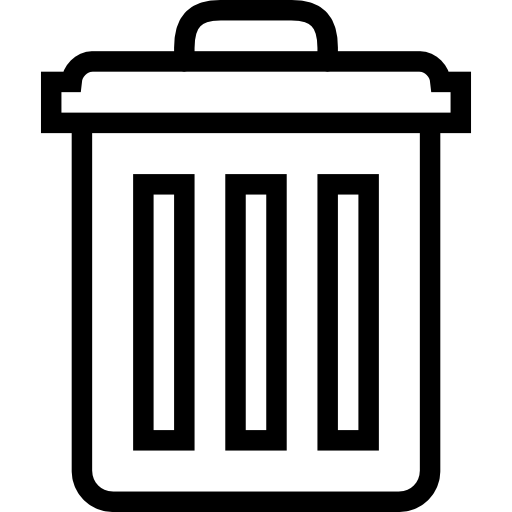
#> input picture icons/trash.png, 512 x 512 px, found by its file name
$ python copymanager_widget.py   (older library calls are emulated)
#> lines starting #> are read from the running program, lines starting #| are printed output that depends on the picture
### widgets/canvas/lens/lens.py
import numba
from PIL import Image
import numpy as np
from .distancemodes import calculation_methods

@numba.njit(fastmath=True)
def get_mask_array(d, ratio, start_value, end_value, point_brightness):
    r = int(d//2)
    start_point = r * ratio + 1
    end_point = r
    lenght = end_point - start_point
    start_value = int(start_value * 2.55)
    end_value = int(end_value * 2.55)
    r = int(d//2)
    out = np.zeros((d, d), dtype=np.uint8)
    for x in range(1, r + 1):
        for y in range(x, r + 1):
            distance = point_brightness(x, y, r)
            val = 0
            if distance <= end_point:
                val = start_value if distance <= start_point else lerp(start_value, end_value, (distance - start_point) / lenght )
            out[x][y] = out[-x - 1][y] = out[-x - 1][-y - 1] = out[x][-y - 1] = out[y][x] = out[-y - 1][x] = \
                out[-y - 1][-x - 1] = out[y][-x - 1] = val
    return out

@numba.njit(fastmath=True)
def lerp(s, e, a):
    return (1 - a)*s + e*a

class Lens:
    def __init__(self):
        self((0, 300, 2/3, 88, 1)) #initiate standart lens

    def __call__(self, gen):
#> called with gen = (0, 300, 0.667, 88, 1)
        self._mask, self._diameter = self.get_mask(gen)
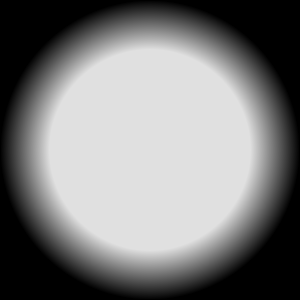
#> self._mask: PIL image 300x300 L; min 0, max 224, mean 123.7

    mask = property(lambda self: self._mask, __call__)

    def get_mask(self, gen):
        mode, d, ratio, start_value, end_value = tuple(gen)
        diameter = int(d)
        mode = calculation_methods[mode]
        return Image.fromarray(get_mask_array(diameter, ratio, start_value, end_value, mode), 'L'), diameter


lens = Lens()

### widgets/canvas/lens/distancemodes.py
import numba


@numba.njit(fastmath=True)
def euclidian(x, y, r):
    return ((r - x) ** 2 + (r - y) ** 2) ** 0.5


@numba.njit(fastmath=True)
def chebyshev(x, y, r):
    return max(abs(r - x), abs(r - y))


@numba.njit(fastmath=True)
def combine(x, y, r):
    return 0.5 * (euclidian(x, y, r) + chebyshev(x, y, r))


@numba.njit(fastmath=True)
def canverra(x, y, r):
    return r * (abs(r - x) / (abs(x) + r) + abs(r - y) / (abs(y) + r))


@numba.njit(fastmath=True)
def taxicab(x, y, r):
    return abs(r - x) + abs(r - y)


# [8 lines left out: function cosine, not called in this run]


calculation_methods = {
    0: euclidian,
    1: chebyshev,
    2: combine,
    3: canverra,
    4: taxicab,
    5: cosine
}

### apps/copy_manager/copymanager_widget.py
from tkinter import Frame, Scrollbar, Canvas, Label, Toplevel
from PIL import Image, ImageTk

from widgets.canvas.customcanvas import BaseCanvas

import numpy as np
import os
import re
import PIL.ImageOps


class CreateToolTip(object):
    """
    create a tooltip for a given widget
    """
    # [10 lines left out: function __init__, not called in this run]

    def enter(self, event=None):
        self.schedule()

    def leave(self, event=None):
        self.unschedule()
        self.hidetip()

    def schedule(self):
        self.unschedule()
        self.id = self.widget.after(self.waittime, self.showtip)

    # [25 lines left out: functions unschedule, showtip, hidetip, not called in this run]

format_bytes = lambda b: f'{round(b/2**20, 2)} MB' if b > 2**20 else f'{round(b/2**10, 1)} KB'
file_is_copy = lambda file: re.findall(r'\(\d+\)', file)  # check for file is copy

default = {'bg': '#1f1f22', 'bd': 0, 'highlightthickness': 1, 'relief': 'ridge', 'insertwidth': 10}

trash_im = Image.open('./icons/trash.png').convert('RGBA').resize((64, 64))
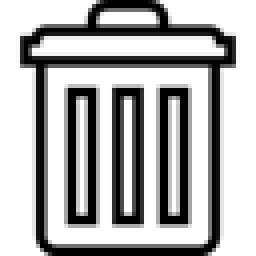
#> trash_im: PIL image 64x64 RGBA (shown 4 times larger); mean R, G, B, A 0, 0, 0, 79; transparent parts drawn white
r, g, b, a = trash_im.split()
#> r: PIL image 64x64 L; every value is 0
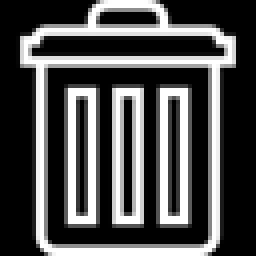
#> a: PIL image 64x64 L (shown 4 times larger); min 0, max 255, mean 79
rgb_image = Image.merge('RGB', (r, g, b))
#> rgb_image: PIL image 64x64 RGB; every value is 0
inverted_image = PIL.ImageOps.invert(rgb_image)
#> inverted_image: PIL image 64x64 RGB; every value is 255
r2, g2, b2 = inverted_image.split()
#> r2: PIL image 64x64 L; every value is 255
reversed_trash_im = Image.merge('RGBA', (r2, g2, b2, a))


class SpecialCanvas(BaseCanvas):

    # [36 lines left out: functions __init__, update_image, not called in this run]

    def choose(self, event=None):
        self._switch = not self._switch
        self.update_image()

    # [26 lines left out: function guess_delete, not called in this run]


class ChooseBlock(Frame):
    # [38 lines left out: functions __init__, mark_weaker, remove, not called in this run]


class Scrollable(Frame):
    # [22 lines left out: function __init__, not called in this run]

    def scroll(self, e):
        self.canvas.yview_scroll(int(-e.delta/120), "units")
        self.canvas.configure(scrollregion=self.canvas.bbox('all'))

    # [8 lines left out: function fill_set, not called in this run]

    def __fill_canvas(self, event):
        self.canvas.itemconfig(self.windows_item, width = event.width)

    # [12 lines left out: function smart_remove, not called in this run]

    def smart_mark(self):
        [b.mark_weaker() for b in self._set]

    def clear(self):
        while self._set:
            self._set.pop().pack_forget()

$ run again, with icons/sorting.png copied over icons/trash.png
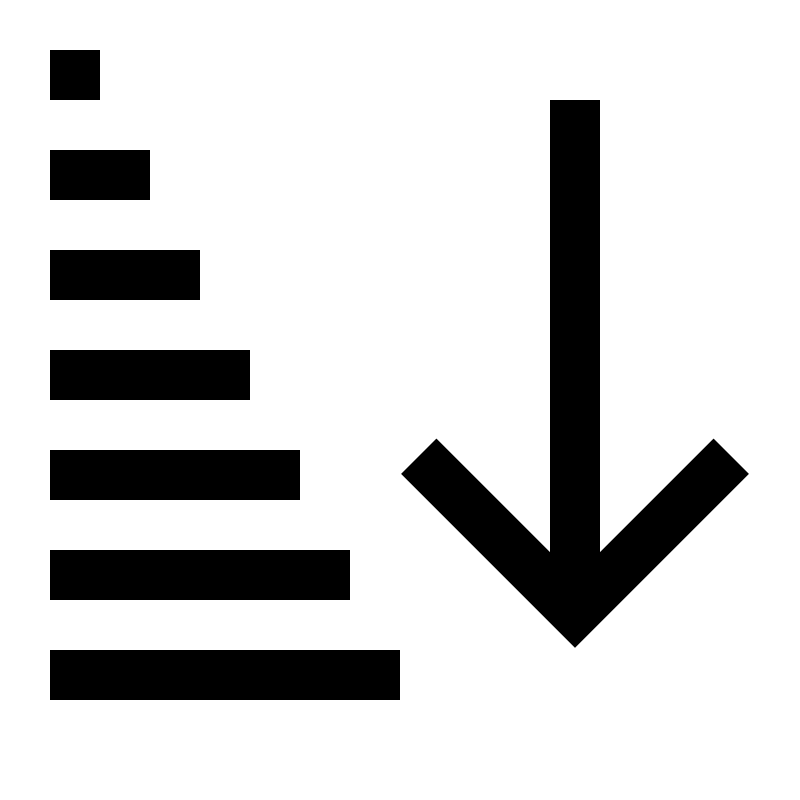
#> input picture icons/sorting.png, 1600 x 1600 px, found by its file name (shown at 1/2 size)
#> `trash_im = Image.open('./icons/trash.png').convert('RGBA').resize((64,..`:
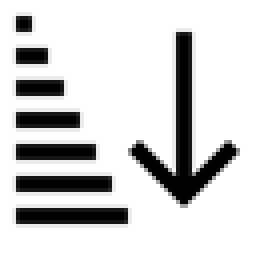
#> trash_im: PIL image 64x64 RGBA (shown 4 times larger); mean R, G, B, A 0, 0, 0, 46; transparent parts drawn white
#> r: PIL image 64x64 L; every value is 0
#> `r, g, b, a = trash_im.split()`:
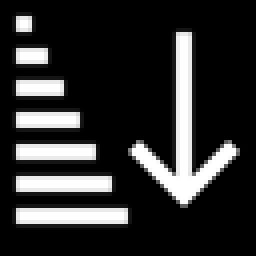
#> a: PIL image 64x64 L (shown 4 times larger); min 0, max 255, mean 46
#> rgb_image: PIL image 64x64 RGB; every value is 0
#> inverted_image: PIL image 64x64 RGB; every value is 255
#> r2: PIL image 64x64 L; every value is 255
